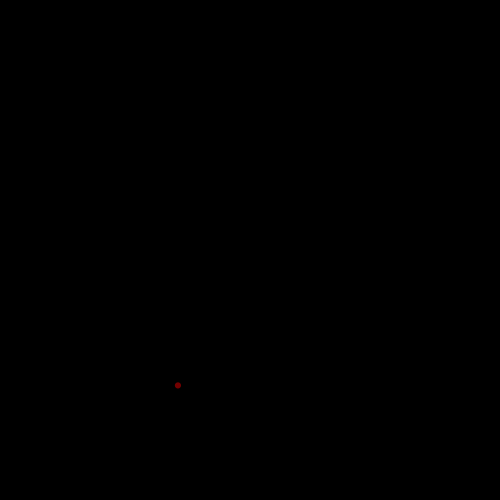
Frame 1 (no input)
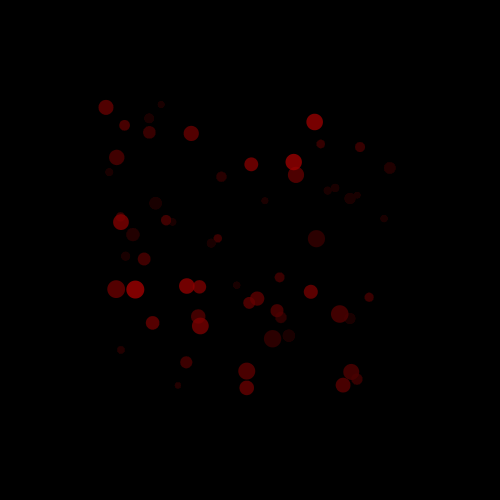
Frame 60 (the mouse pressed at the canvas centre just before this capture)
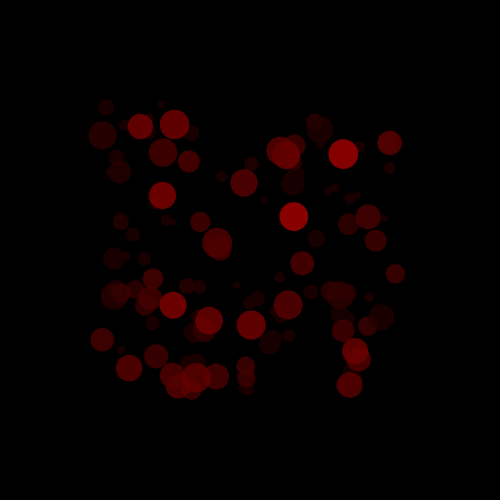
Frame 120 (the mouse held since frame 60 and released just before this capture)

The Processing sketch that drew these frames (run headless with seeded random() and noise(); from frame 60 on, the mouse is pressed at the canvas centre):

// Processing sketch: processing_55543
// ── processing_55543.pde

float radius=3; //Set the initial radius for the circles


void setup() {
  size(500,500);
  smooth();
  noStroke();
  strokeWeight(0.1);
  background(0);
  ellipseMode(RADIUS);
}

void draw() {
  frameRate(100); //adjusts the speed of the animation
  fill(0,5); //to create fading effect, adjust alpha (0,x)
  rect(0,0,width,height); 
  fill(random(50,200),0,0,200); //creates range of red values
  ellipse(random(100,400),random(100,400),radius+=0.1,radius); //generates random ellipses between 100-400px, while increasing radius size by 0.1 each frame
}
  
